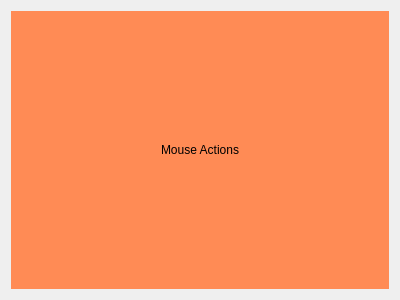
<?xml version="1.0" encoding="UTF-8"?>
<ui version="4.0">
 <class>Form</class>
 <widget class="QWidget" name="Form">
  <property name="geometry">
   <rect>
    <x>0</x>
    <y>0</y>
    <width>400</width>
    <height>300</height>
   </rect>
  </property>
  <property name="windowTitle">
   <string>Form</string>
  </property>
  <layout class="QVBoxLayout" name="verticalLayout">
   <item>
    <widget class="QLabel" name="label">
     <property name="styleSheet">
      <string notr="true">background-color: rgb(255, 139, 85);</string>
     </property>
     <property name="text">
      <string>Mouse Actions</string>
     </property>
     <property name="alignment">
      <set>Qt::AlignCenter</set>
     </property>
    </widget>
   </item>
  </layout>
 </widget>
 <resources/>
 <connections/>
</ui>
